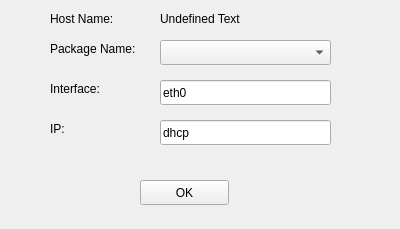
<?xml version="1.0" encoding="UTF-8"?>
<ui version="4.0">
 <class>install_option</class>
 <widget class="QWidget" name="install_option">
  <property name="geometry">
   <rect>
    <x>0</x>
    <y>0</y>
    <width>400</width>
    <height>229</height>
   </rect>
  </property>
  <property name="windowTitle">
   <string>Form</string>
  </property>
  <widget class="QLabel" name="label">
   <property name="geometry">
    <rect>
     <x>50</x>
     <y>40</y>
     <width>121</width>
     <height>17</height>
    </rect>
   </property>
   <property name="text">
    <string>Package Name:</string>
   </property>
  </widget>
  <widget class="QLabel" name="label_2">
   <property name="geometry">
    <rect>
     <x>50</x>
     <y>80</y>
     <width>101</width>
     <height>17</height>
    </rect>
   </property>
   <property name="text">
    <string>Interface:</string>
   </property>
  </widget>
  <widget class="QLabel" name="label_3">
   <property name="geometry">
    <rect>
     <x>50</x>
     <y>120</y>
     <width>41</width>
     <height>17</height>
    </rect>
   </property>
   <property name="text">
    <string>IP:</string>
   </property>
  </widget>
  <widget class="QComboBox" name="comboBox">
   <property name="geometry">
    <rect>
     <x>160</x>
     <y>40</y>
     <width>171</width>
     <height>25</height>
    </rect>
   </property>
  </widget>
  <widget class="QLineEdit" name="lineEdit">
   <property name="geometry">
    <rect>
     <x>160</x>
     <y>80</y>
     <width>171</width>
     <height>25</height>
    </rect>
   </property>
   <property name="text">
    <string>eth0</string>
   </property>
  </widget>
  <widget class="QLineEdit" name="lineEdit_2">
   <property name="geometry">
    <rect>
     <x>160</x>
     <y>120</y>
     <width>171</width>
     <height>25</height>
    </rect>
   </property>
   <property name="text">
    <string>dhcp</string>
   </property>
  </widget>
  <widget class="QPushButton" name="pushButton">
   <property name="geometry">
    <rect>
     <x>140</x>
     <y>180</y>
     <width>89</width>
     <height>25</height>
    </rect>
   </property>
   <property name="text">
    <string>OK</string>
   </property>
  </widget>
  <widget class="QLabel" name="label_4">
   <property name="geometry">
    <rect>
     <x>50</x>
     <y>10</y>
     <width>91</width>
     <height>17</height>
    </rect>
   </property>
   <property name="text">
    <string>Host Name:</string>
   </property>
  </widget>
  <widget class="QLabel" name="label_5">
   <property name="geometry">
    <rect>
     <x>160</x>
     <y>10</y>
     <width>171</width>
     <height>17</height>
    </rect>
   </property>
   <property name="text">
    <string>Undefined Text</string>
   </property>
  </widget>
 </widget>
 <resources/>
 <connections/>
</ui>
